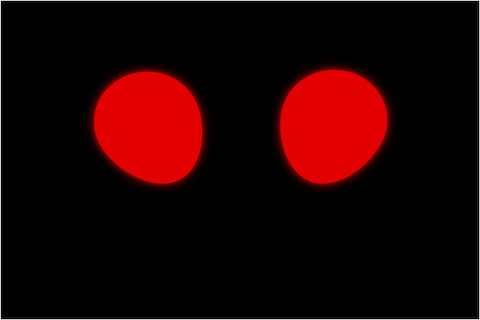
#> input picture Color_Recognition_Scripts/Testing_Scripts_Files/RobomateEyes/robored.png, 480 x 320 px, found by its file name
$ python 3_Colors_Recognition.py   (older library calls are emulated)
#> lines starting #> are read from the running program, lines starting #| are printed output that depends on the picture
# Python code for Multiple Color Detection

import numpy as np
import cv2
from PIL import Image
import time
import psutil


# Capturing video through webcam
webcam = cv2.VideoCapture(0)
countRed = 0
countYellow = 0
countGreen = 0
isRed = False
img_red = Image.open("/home/pi/Desktop/color/RobomateEyes/robored.png")
#> img_red is the input picture: PIL image 480x320 RGBA; mean R, G, B, A 32.1, 2.3, 2.4, 254.7
img_yellow = Image.open("/home/pi/Desktop/color/RobomateEyes/roboblue.png")
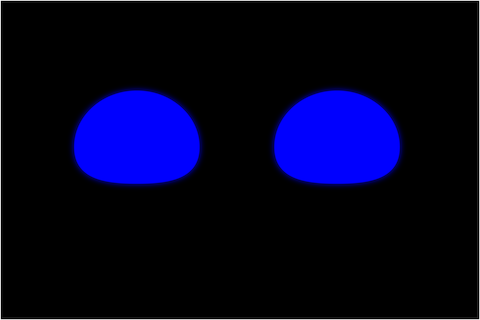
#> input picture Color_Recognition_Scripts/Testing_Scripts_Files/RobomateEyes/roboblue.png, 480 x 320 px, found by its file name
#> img_yellow is the input picture: PIL image 480x320 RGBA; mean R, G, B, A 2.3, 2.3, 35.1, 254.7
img_green = Image.open("/home/pi/Desktop/color/RobomateEyes/robogreen.png")
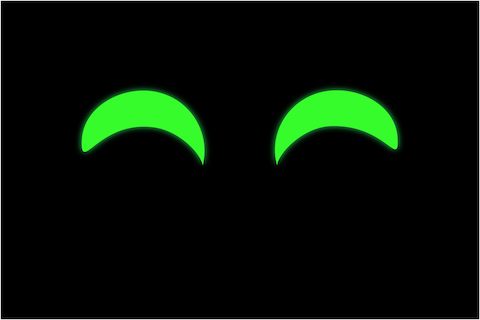
#> input picture Color_Recognition_Scripts/Testing_Scripts_Files/RobomateEyes/robogreen.png, 480 x 320 px, found by its file name
#> img_green is the input picture: PIL image 480x320 RGBA; mean R, G, B, A 5.5, 17.3, 5.2, 254.7
video = cv2.VideoCapture("/home/pi/Desktop/color/whites.mov")

# Start a while loop
while(1):

    # Reading the video from the
    # webcam in image frames
    _, imageFrame = webcam.read()
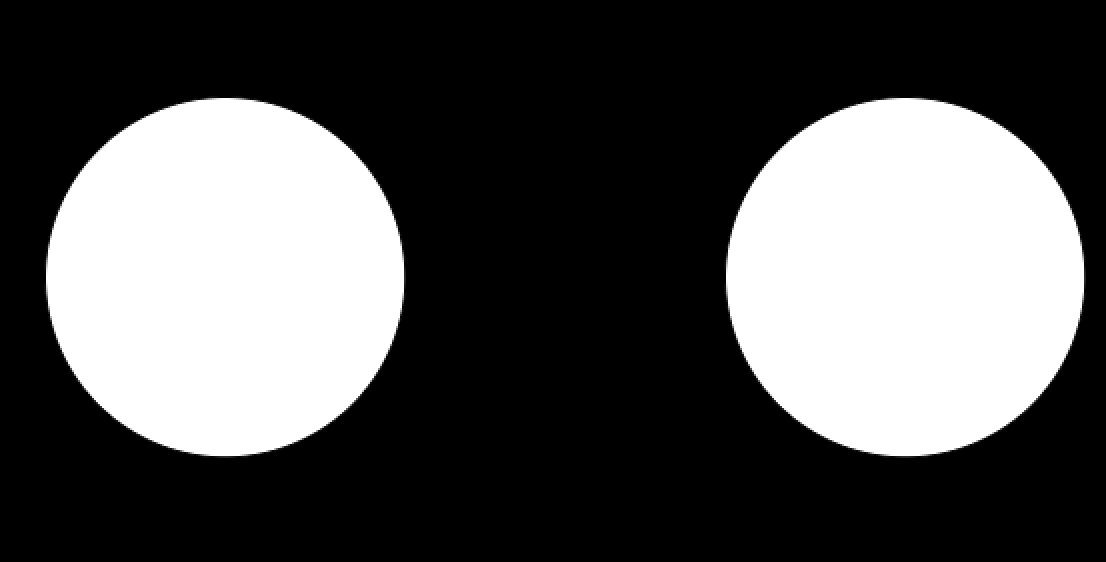
#> input picture frame 42 of Color_Recognition_Scripts/Testing_Scripts_Files/whites.mov, 1106 x 562 px, given in place of the camera
#> imageFrame is the input picture: shape (562, 1106, 3); min 0, max 255, mean 82.8

    # Convert the imageFrame in
    # BGR(RGB color space) to
    # HSV(hue-saturation-value)
    # color space
    hsvFrame = cv2.cvtColor(imageFrame, cv2.COLOR_BGR2HSV)
#> hsvFrame: shape (562, 1106, 3); mean H, S, V 0, 0, 82.8

    # Set range for red color and
    # define mask
    red_lower = np.array([136, 87, 111], np.uint8)
    red_upper = np.array([180, 255, 255], np.uint8)
    red_mask = cv2.inRange(hsvFrame, red_lower, red_upper)
#> red_mask: shape (562, 1106); every value is 0

    # Set range for dark GREEn  color and
    # define mask
    yellow_lower = np.array([77, 83, 11], np.uint8)
    yellow_upper = np.array([109, 229, 73], np.uint8)
    yellow_mask = cv2.inRange(hsvFrame, yellow_lower, yellow_upper)

    # Set range for blue color and
    # define mask
    #    blue_lower = np.array([94, 80, 2], np.uint8)
    #blue_upper = np.array([120, 255, 255], np.uint8)
    blue_lower = np.array([94, 80, 2], np.uint8)
    blue_upper = np.array([120, 255, 255], np.uint8)
    blue_mask = cv2.inRange(hsvFrame, blue_lower, blue_upper)

    # Morphological Transform, Dilation
    # for each color and bitwise_and operator
    # between imageFrame and mask determines
    # to detect only that particular color
    kernal = np.ones((5, 5), "uint8")

    # For red color
    red_mask = cv2.dilate(red_mask, kernal)
    res_red = cv2.bitwise_and(imageFrame, imageFrame,
                              mask=red_mask)
#> res_red: shape (562, 1106, 3); every value is 0


    # For yellow color
    yellow_mask = cv2.dilate(yellow_mask, kernal)
    res_green = cv2.bitwise_and(imageFrame, imageFrame,
                                mask=yellow_mask)

    # For blue color
    blue_mask = cv2.dilate(blue_mask, kernal)
    res_blue = cv2.bitwise_and(imageFrame, imageFrame,
                               mask=blue_mask)


    # Creating contour to track red color
    hierarchy, contours, hierarchy = cv2.findContours(red_mask,
                                           cv2.RETR_TREE,
                                           cv2.CHAIN_APPROX_SIMPLE)
#> contours = []

    for pic, contour in enumerate(contours):
        if(countYellow == 1 and countGreen == 1):
            countYellow = 0
            countGreen = 0
        if(countRed < 1):
            print("Red Color")
            img_red.show()
            countRed += 1
            countYellow = 0
            countGreen = 0

            for proc in psutil.process_iter():
                if proc.name() == "display":
                    proc.kill()
#> this loop made 0 passes
#> after the loop, countRed = 0


           # countRed = 0
            #countYellow = 0
            # if(countGreen > 0):
            #     countGreen = 0

        # cv2.putText(imageFrame, "Red Colour", (x, y),
        #             cv2.FONT_HERSHEY_SIMPLEX, 1.0,
        #             (0, 0, 255))


    # Creating contour to track green color
    hierarchy, contours, hierarchy = cv2.findContours(yellow_mask,
                                           cv2.RETR_TREE,
                                           cv2.CHAIN_APPROX_SIMPLE)


    for pic, contour in enumerate(contours):

        if(countYellow == 1 and countRed == 1):
            countYellow = 0
            countRed = 0
        if(countGreen < 1):
            print("Green color")
            img_green.show()
            countGreen += 1
            countYellow = 0
            countRed = 0

            for proc in psutil.process_iter():
                if proc.name() == "display":
                    proc.kill()
#> after the loop, countGreen = 0


    # Creating contour to track blue color
    hierarchy, contours, hierarchy = cv2.findContours(blue_mask,
                                            cv2.RETR_TREE,
                                            cv2.CHAIN_APPROX_SIMPLE)

    for pic, contour in enumerate(contours):
        if(countRed == 1 and countGreen == 1):
            countRed = 0
            countGreen = 0
        if(countYellow<1):
            print("Blue Color")
            img_yellow.show()
            countYellow += 1
            countRed = 0
            countGreen = 0
            for proc in psutil.process_iter():
                if proc.name() == "display":
                    proc.kill()
#> after the loop, countYellow = 0


    # Program Termination
    cv2.imshow("Multiple Color Detection in Real-TIme", imageFrame)
    if cv2.waitKey(10) & 0xFF == ord('q'):
#> (key q is pressed here)
        cv2.destroyAllWindows()
        break
